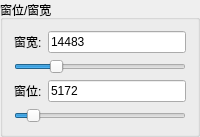
        <widget class="QGroupBox" name="groupBox_12">
         <property name="maximumSize">
          <size>
           <width>16777215</width>
           <height>115</height>
          </size>
         </property>
         <property name="title">
          <string>窗位/窗宽</string>
         </property>
         <layout class="QVBoxLayout" name="verticalLayout_5">
          <item>
           <layout class="QHBoxLayout" name="horizontalLayout_12">
            <item>
             <widget class="QLabel" name="label_57">
              <property name="text">
               <string>窗宽:</string>
              </property>
             </widget>
            </item>
            <item>
             <widget class="QLineEdit" name="lineEdit_4">
              <property name="text">
               <string>14483</string>
              </property>
             </widget>
            </item>
           </layout>
          </item>
          <item>
           <widget class="QSlider" name="horizontalSlider">
            <property name="maximum">
             <number>65535</number>
            </property>
            <property name="value">
             <number>14483</number>
            </property>
            <property name="orientation">
             <enum>Qt::Orientation::Horizontal</enum>
            </property>
           </widget>
          </item>
          <item>
           <layout class="QHBoxLayout" name="horizontalLayout_13">
            <item>
             <widget class="QLabel" name="label_58">
              <property name="text">
               <string>窗位:</string>
              </property>
             </widget>
            </item>
            <item>
             <widget class="QLineEdit" name="lineEdit_3">
              <property name="text">
               <string>5172</string>
              </property>
             </widget>
            </item>
           </layout>
          </item>
          <item>
           <widget class="QSlider" name="horizontalSlider_2">
            <property name="maximum">
             <number>65535</number>
            </property>
            <property name="value">
             <number>5172</number>
            </property>
            <property name="orientation">
             <enum>Qt::Orientation::Horizontal</enum>
            </property>
           </widget>
          </item>
         </layout>
        </widget>
